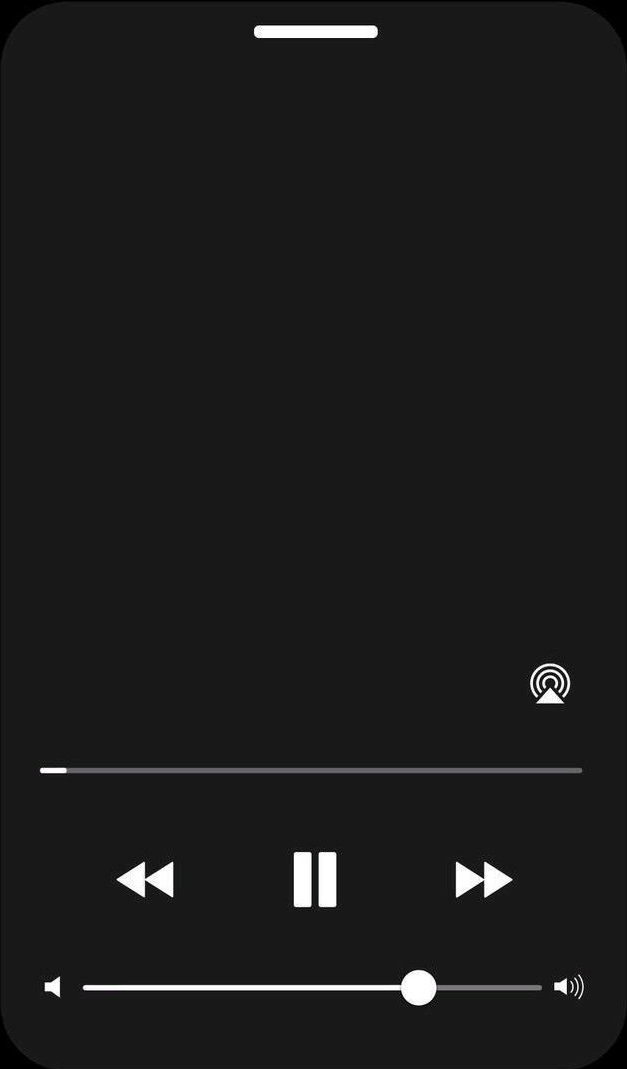
#> input picture template.png, 627 x 1069 px
$ python -i main.py   (imports and definitions only)
#> lines starting #> are read from the running program, lines starting #| are printed output that depends on the picture; after the words box and inside, x2 and y2 are one past the last pixel; in counts of white or black regions, pixels touching at a corner belong together
#> further down, picture is the input picture: PIL image 627x1069 RGBA; mean R, G, B, A 27.5, 27.5, 27.5, 255
import argparse
from PIL import Image, ImageDraw, ImageFont


def add_corners(im, rad=50, bg=True, bgCol=(255, 255, 255), bgPix=5):
#> called with rad = 50, bg = True, bgCol = (255, 255, 255), bgPix = 5
    bg_im = Image.new("RGB", tuple(x + (bgPix * 2) for x in im.size), bgCol)
#> bg_im: PIL image 637x1079 RGB; every value is 255
    ims = [im if not bg else im, bg_im]
    circle = Image.new("L", (rad * 2, rad * 2), 0)
#> circle: PIL image 100x100 L; every value is 0
    draw = ImageDraw.Draw(circle)
    draw.ellipse((0, 0, rad * 2, rad * 2), fill=255)
    for i in ims:
        alpha = Image.new("L", i.size, "white")
        w, h = i.size
        alpha.paste(circle.crop((0, 0, rad, rad)), (0, 0))
        alpha.paste(circle.crop((0, rad, rad, rad * 2)), (0, h - rad))
        alpha.paste(circle.crop((rad, 0, rad * 2, rad)), (w - rad, 0))
        alpha.paste(circle.crop((rad, rad, rad * 2, rad * 2)), (w - rad, h - rad))
        i.putalpha(alpha)
#> this loop made 2 passes
#> (w, h) on passes 1 to 2: (627, 1069), (637, 1079)
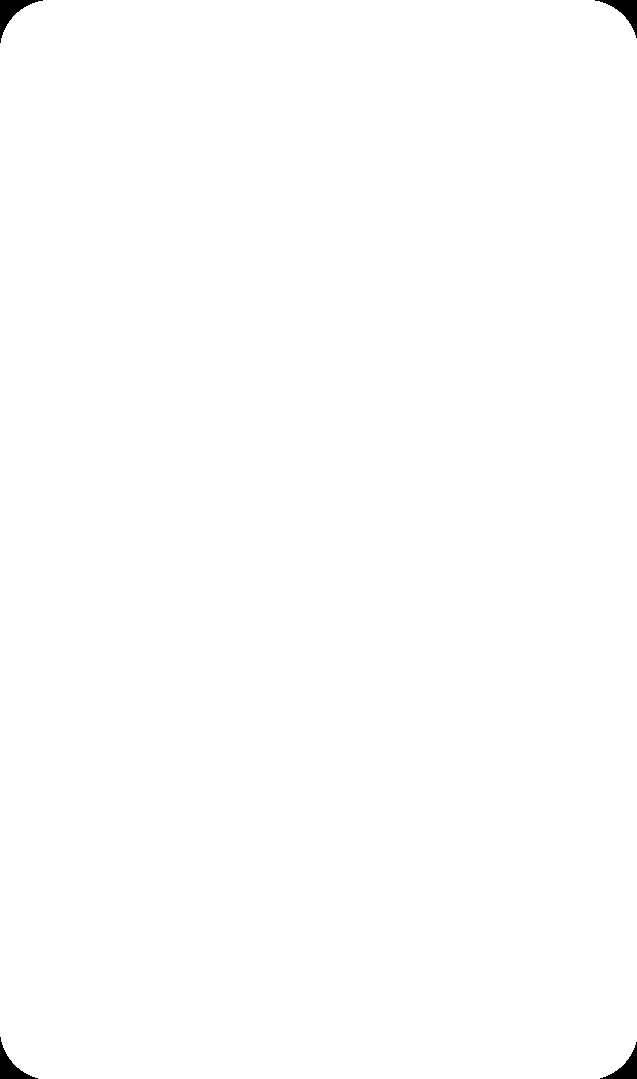
#> alpha: PIL image 637x1079 L; 99.7% white; 4 black regions, box (x1, y1, x2, y2) and area: (0, 0, 43, 43) 549, (595, 0, 637, 38) 506, (0, 1037, 38, 1079) 506, (600, 1042, 637, 1079) 464
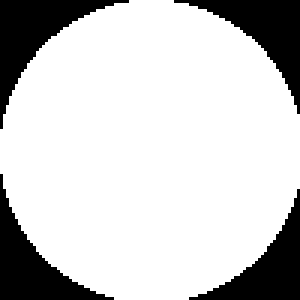
#> circle: PIL image 100x100 L (shown 3 times larger); 79.8% white; 4 black regions, box (x1, y1, x2, y2) and area: (0, 0, 43, 43) 549, (58, 0, 100, 38) 506, (0, 58, 38, 100) 506, (63, 63, 100, 100) 464
    bg_im.paste(im, (bgPix, bgPix), im)
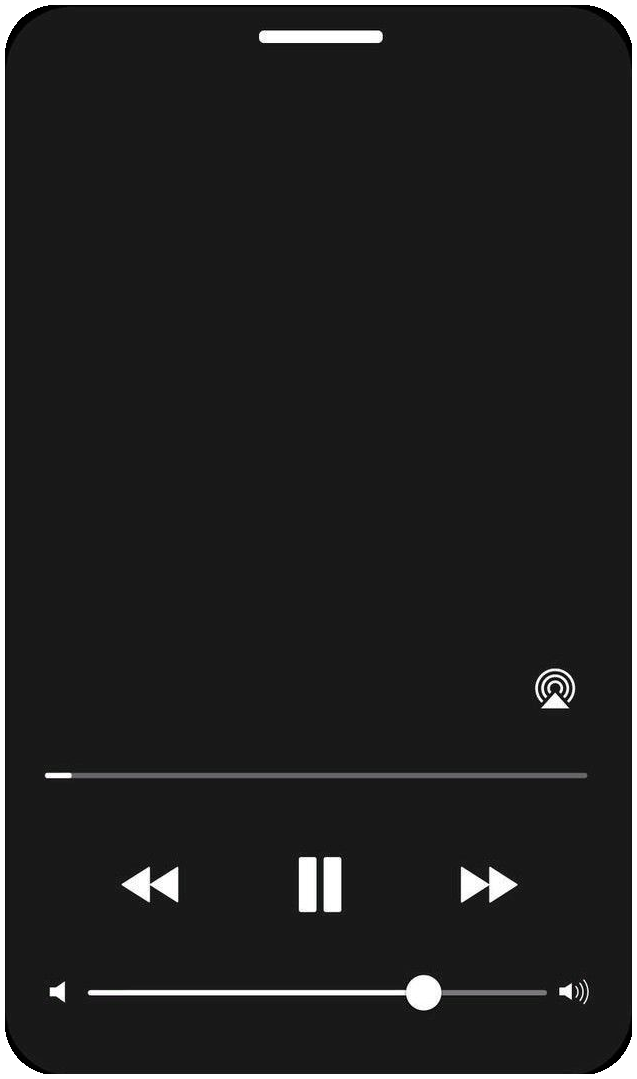
#> bg_im: PIL image 637x1079 RGBA; mean R, G, B, A 33.9, 33.9, 33.9, 254.2; transparent parts drawn white
    return im if not bg else bg_im


def resize(image: Image.Image, base_width: int) -> Image.Image:
    wpercent = base_width / float(image.size[0])
    hsize = int((float(image.size[1]) * float(wpercent)))
    return image.resize((base_width, hsize), Image.Resampling.LANCZOS)


parser = argparse.ArgumentParser(description="Iphone Music Player Creator")

# [10 lines not run here, left out]
# [1 line that did not run here, left out]
# [1 line that did not run here, left out]

# [1 line that did not run here, left out]
# [1 line that did not run here, left out]


template_cover_coords = ((34, 63), (592, 620))
# [1 line that did not run here, left out]
# [1 line that did not run here, left out]

# [1 line that did not run here, left out]

base_width = template_cover_coords[1][0] - template_cover_coords[0][0]

# [1 line that did not run here, left out]

# (cover_width//2 - template_width//2, template_cover_coords[0][1])
# [1 line not run here, left out]


# [1 line that did not run here, left out]
# font = ImageFont.truetype(<font-file>, <font-size>)
song_title = ImageFont.truetype(
    font=r"C:\\Users\\Rohit\\AppData\\Local\\Microsoft\\Windows\\Fonts\\SFPRODISPLAYBOLD.OTF",
    size=35,
)
song_artist = ImageFont.truetype(
    font=r"C:\\Users\\Rohit\\AppData\\Local\\Microsoft\\Windows\\Fonts\\SFPRODISPLAYMEDIUM.OTF",
    size=24,
)
song_time = ImageFont.truetype(
    font=r"C:\\Users\\Rohit\\AppData\\Local\\Microsoft\\Windows\\Fonts\\SFPRODISPLAYREGULAR.OTF",
    size=21,
)

# placing song title text
# [11 lines not run here, left out]

>>> from PIL import Image
>>> picture = Image.open('template.png')
>>> result = add_corners(picture)
